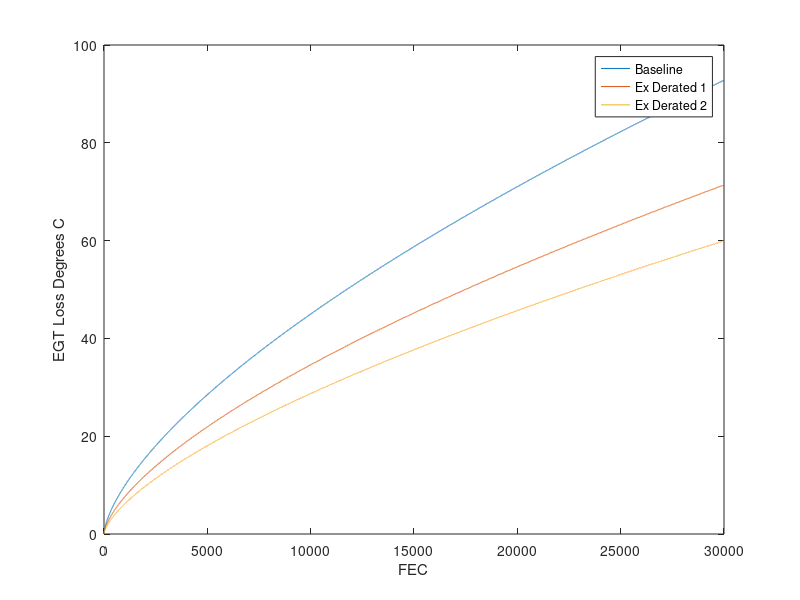

Write MATLAB code to recreate this figure. (Note: this script raises an error after producing the figure.)
%% EGT
cycles = 1:30000;
a = 0.104;
b = 0.659;

egt_loss1 = a.*cycles.^ b;
egt_loss2 = .08.*cycles.^ b;
egt_loss3 = .06.*cycles.^ .67;

figure;
plot(cycles, egt_loss1)
hold on
plot(cycles, egt_loss2)
plot(cycles, egt_loss3)
xlabel("FEC")
ylabel("EGT Loss Degrees C")
legend("Baseline", "Ex Derated 1", "Ex Derated 2")

%% mdot increase

egt_decay = linspace(0, 95,10);
fuelB = [];
Mdot = [];
inc = [];
inc(1) = 0;
Mdot(1) = Aircraft2.Specs.Propulsion.MDotCF;
Aircraft2.Specs.Performance.Range = UnitConversionPkg.ConvLength(800, "naut mi", "m");
Aircraft2.Settings.Analysis.Type = -1;
fuelB(1) = Aircraft2.Specs.Weight.Fuel;

for i = 2:length(egt_decay)
inc(i) = (egt_decay(i)-egt_decay(i-1)) .* .001 + 1;
Mdot(i)= inc(i) .* Mdot(i-1);
Aircraft2.Specs.Propulsion.MDotCF = Mdot(i);
Aircraft2.Specs.Power.LamUps = rmfield(Aircraft2.Specs.Power.LamUps, 'Miss');
Aircraft2.Specs.Power.LamDwn = rmfield(Aircraft2.Specs.Power.LamDwn, 'Miss');
Aircraft2 = Main(Aircraft2, @MissionProfilesPkg.NarrowBodyMission);
fuelB(i) = Aircraft2.Specs.Weight.Fuel;

end

figure;
plot(egt_decay,fuelB)
ylabel('FuelB')
yyaxis right
plot(egt_decay, Mdot)
xlabel('EGT Decay')
ylabel('Mdot_cf')